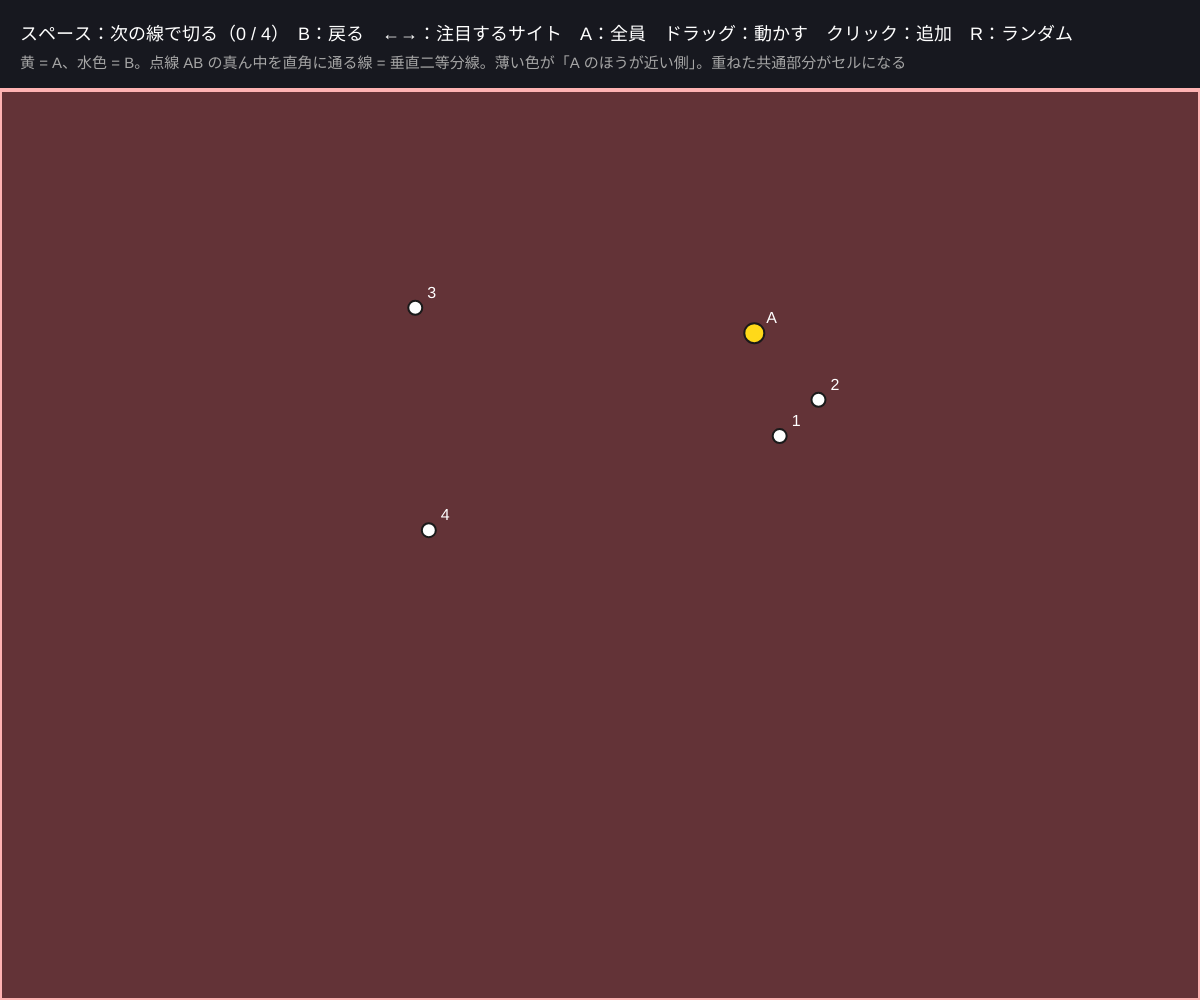
Frame 1 (no input)
Frame 60 (no input): identical to frame 1, image omitted
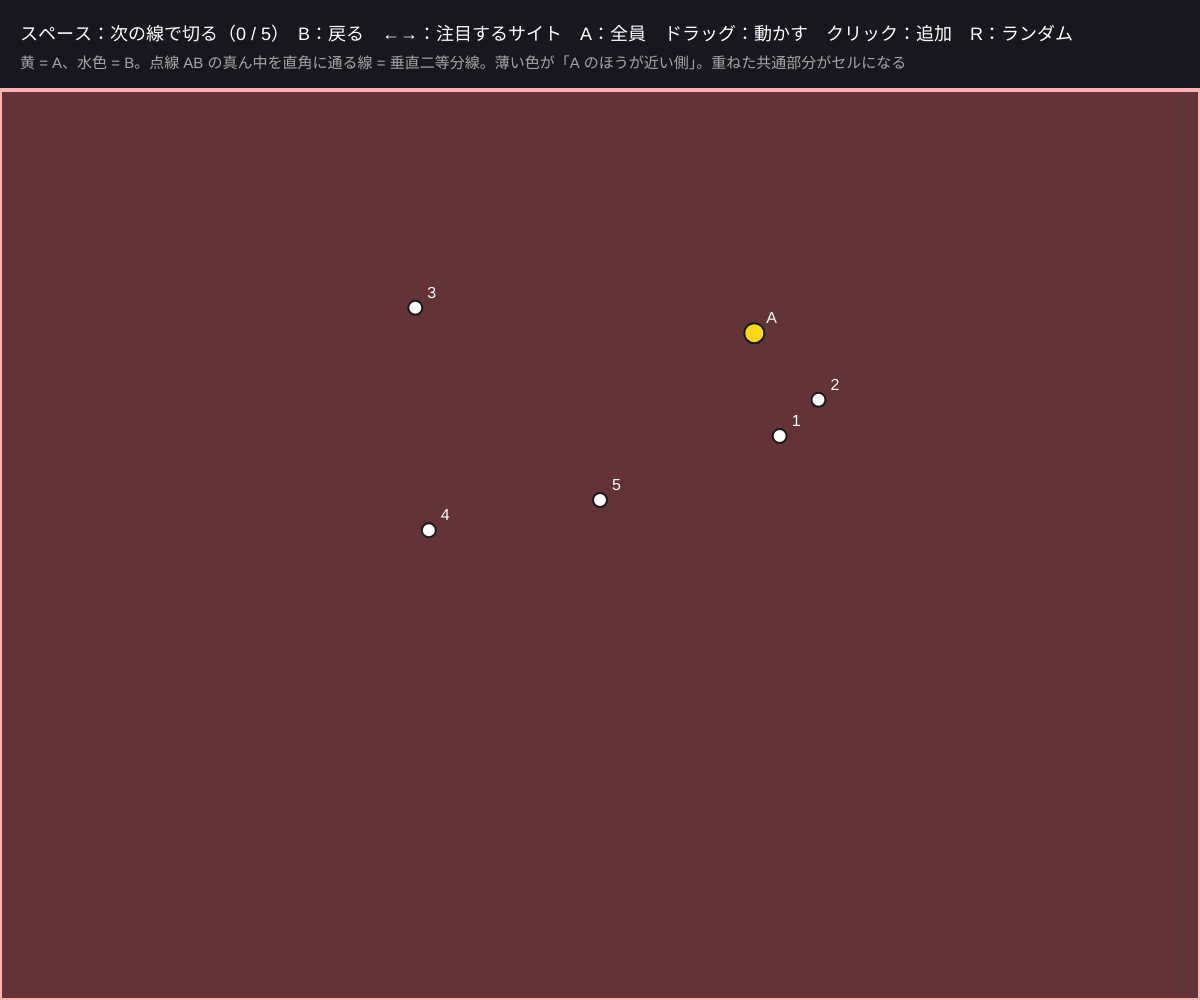
Frame 120 (the mouse pressed at the canvas centre since frame 60)

The p5.js sketch that drew these frames (run headless with seeded random() and noise() and a simulated clock; from frame 60 on, the mouse is pressed at the canvas centre):

// p5.js sketch
// ── sketch.js
// ============================================
// 01 垂直二等分線から作る
// 2 点 A・B から同じ距離の点の集まり = 線分 AB の「垂直二等分線」。A に近い側は半平面（平面の半分）
//   サイト A のセル ＝ 「A が B より近い半平面」を、ほかの全部のサイトについて重ねた（共通部分をとった）もの
// スペース = 次の二等分線で切る / B = 1 つ戻る / ←→ = 注目するサイト / A = 全員のセル / ドラッグ = 動かす / クリック = 追加 / R = ランダム
// ============================================

let sites = [];
let focus = 0;            // 注目しているサイト
let cut = 0;              // 何本目の二等分線まで切ったか
let order = [];           // 切る順番（近いサイトから）
let showAll = false;
let dragging = -1;
let anim = 0;             // 新しい線が出てくるアニメーション 0〜1

function setup() {
  createCanvas(windowWidth, windowHeight);
  colorMode(HSB, 360, 100, 100, 100);
  randomSites(5);
}

function randomSites(n) {
  sites = [];
  for (let i = 0; i < n; i++) sites.push({ x: random(width * 0.2, width * 0.8), y: random(180, height - 80) });
  focus = 0; cut = 0; makeOrder();
}

// ★ 近いサイトから順に切ると、早くセルの形に近づく
function makeOrder() {
  let a = sites[focus];
  order = sites.map((s, j) => j).filter((j) => j !== focus);
  order.sort((p, q) => (sites[p].x - a.x) ** 2 + (sites[p].y - a.y) ** 2 - (sites[q].x - a.x) ** 2 - (sites[q].y - a.y) ** 2);
  cut = constrain(cut, 0, order.length);
}

function hueOf(i) { return (i * 137.5) % 360; }
function screenRect() { return [{ x: 0, y: 90 }, { x: width, y: 90 }, { x: width, y: height }, { x: 0, y: height }]; }

// 線分 ab の垂直二等分線を長くかく
function drawBisector(a, b, t) {
  let mx = (a.x + b.x) / 2, my = (a.y + b.y) / 2;
  let dx = -(b.y - a.y), dy = b.x - a.x, L = sqrt(dx * dx + dy * dy) || 1;
  let len = 2000 * t;
  line(mx - dx / L * len, my - dy / L * len, mx + dx / L * len, my + dy / L * len);
}
function drawPoly(poly) { beginShape(); for (let p of poly) vertex(p.x, p.y); endShape(CLOSE); }

function draw() {
  background(230, 25, 12);
  anim = min(1, anim + 0.06);
  if (sites.length === 0) { drawHud(); return; }
  focus = constrain(focus, 0, sites.length - 1);
  let a = sites[focus];

  if (showAll) {
    // 全員のセル（道具の voronoiCell）
    for (let i = 0; i < sites.length; i++) {
      let poly = voronoiCell(sites, i, 0, 90, width, height);
      fill(hueOf(i), 45, 60, 70); stroke(0, 0, 100); strokeWeight(2);
      drawPoly(poly);
    }
  } else {
    // いま切っている二等分線：A の側を薄く塗る（半平面）
    if (cut > 0) {
      let b = sites[order[cut - 1]];
      let half = clipHalfPlane(screenRect(), b.x - a.x, b.y - a.y, (b.x * b.x + b.y * b.y - a.x * a.x - a.y * a.y) / 2);
      noStroke(); fill(hueOf(focus), 40, 70, 18 * anim);
      drawPoly(half);
    }
    // これまでに切った半平面の共通部分 = セルの途中経過
    let poly = screenRect();
    for (let k = 0; k < cut; k++) {
      let b = sites[order[k]];
      poly = clipHalfPlane(poly, b.x - a.x, b.y - a.y, (b.x * b.x + b.y * b.y - a.x * a.x - a.y * a.y) / 2);
    }
    fill(hueOf(focus), 55, 75, 45); stroke(hueOf(focus), 30, 100); strokeWeight(4);
    drawPoly(poly);
    // 二等分線と、A と B を結ぶ点線
    for (let k = 0; k < cut; k++) {
      let b = sites[order[k]], last = k === cut - 1;
      stroke(0, 0, 100, last ? 90 : 25); strokeWeight(last ? 2 : 1);
      drawBisector(a, b, last ? anim : 1);
      if (last) {
        drawingContext.setLineDash([6, 6]);
        stroke(50, 80, 100); line(a.x, a.y, b.x, b.y);
        drawingContext.setLineDash([]);
        // 中点の直角マーク
        let mx = (a.x + b.x) / 2, my = (a.y + b.y) / 2, ang = atan2(b.y - a.y, b.x - a.x);
        push(); translate(mx, my); rotate(ang); noFill(); stroke(50, 80, 100); rect(0, 0, 12, 12); pop();
      }
    }
  }

  // サイト
  for (let i = 0; i < sites.length; i++) {
    let s = sites[i], isF = i === focus && !showAll;
    let isB = !showAll && cut > 0 && order[cut - 1] === i;
    stroke(0, 0, 10); strokeWeight(2);
    fill(isF ? color(50, 90, 100) : isB ? color(190, 70, 100) : color(0, 0, 100));
    circle(s.x, s.y, isF ? 20 : 14);
    noStroke(); fill(0, 0, 100); textSize(16);
    text(isF ? 'A' : isB ? 'B' : '' + i, s.x + 12, s.y - 10);
  }
  drawHud();
}

function drawHud() {
  noStroke(); fill(0, 0, 100); textSize(18);
  let msg = showAll ? '全員のセル（A でもどる）' : 'スペース：次の線で切る（' + cut + ' / ' + order.length + '）　B：戻る　←→：注目するサイト';
  text(msg + '　A：全員　ドラッグ：動かす　クリック：追加　R：ランダム', 20, 40);
  fill(0, 0, 65); textSize(15);
  let done = cut >= order.length;
  text(showAll ? 'セルはどれも「凸多角形」（へこみがない）。半平面の共通部分は必ず凸になるから'
    : done ? '完成！ 黄色いサイト A のセル。切っても形が変わらなかった線（遠いサイト）もある → セルの辺の数 ≦ サイトの数 − 1'
      : '黄 = A、水色 = B。点線 AB の真ん中を直角に通る線 = 垂直二等分線。薄い色が「A のほうが近い側」。重ねた共通部分がセルになる', 20, 68);
}

function mousePressed() {
  if (mouseY < 90) return;
  for (let i = 0; i < sites.length; i++) if (dist(mouseX, mouseY, sites[i].x, sites[i].y) < 14) { dragging = i; return; }
  if (sites.length < 12) { sites.push({ x: mouseX, y: mouseY }); makeOrder(); }
}
function mouseDragged() {
  if (dragging < 0) return;
  sites[dragging].x = constrain(mouseX, 0, width); sites[dragging].y = constrain(mouseY, 90, height);
  makeOrder();
}
function mouseReleased() { dragging = -1; }

function keyPressed() {
  if (key === ' ') { if (cut < order.length) { cut++; anim = 0; } }
  if (key === 'b' || key === 'B') cut = max(0, cut - 1);
  if (key === RIGHT_ARROW && sites.length) { focus = (focus + 1) % sites.length; cut = 0; makeOrder(); }
  if (key === LEFT_ARROW && sites.length) { focus = (focus + sites.length - 1) % sites.length; cut = 0; makeOrder(); }
  if (key === 'a' || key === 'A') showAll = !showAll;
  if (key === 'r' || key === 'R') randomSites(floor(random(3, 9)));
}

// ---------- やってみよう ----------
// 1. サイトを 2 個にすると、セルは「半平面」そのもの。3 個のとき、3 本の二等分線は 1 点で交わる（外心）。確かめよう
// 2. makeOrder の並べかえをやめる（番号順に切る）と、途中経過がどう変わる？ 最後の形は同じ？
// 3. A を囲むようにサイトを 6 個並べると、セルは何角形？ 遠くにもう 1 個置くとセルは変わる？
// 4. 全員のセル（A）で、セルの辺の数を数えよう。平均すると何角形くらい？（06 で答え合わせ）


// ==================================================
// ここから下は「ボロノイ図の道具」（ほかのスケッチにもそのままコピーして使える）
//   voronoiCell(sites, i, x0, y0, x1, y1) … サイト i の領域（多角形）。長方形を垂直二等分線で切っていく（O(n²)）
//   delaunay(pts) … ドロネー三角形分割（Bowyer–Watson 法）。[[i, j, k], ...] を返す
//   circumcircle(a, b, c) … 外接円 {x, y, r2}（r2 = 半径の 2 乗）
//   polyArea(poly) / polyCentroid(poly) … 多角形の面積と重心
// ==================================================
function voronoiCell(sites, i, x0, y0, x1, y1) {
  let poly = [{ x: x0, y: y0 }, { x: x1, y: y0 }, { x: x1, y: y1 }, { x: x0, y: y1 }];
  let a = sites[i];
  for (let j = 0; j < sites.length && poly.length > 2; j++) {
    if (j === i) continue;
    let b = sites[j];
    // a の側 ＝ (b − a)・p ≦ (|b|² − |a|²) / 2　（a と b の垂直二等分線で切る）
    poly = clipHalfPlane(poly, b.x - a.x, b.y - a.y, (b.x * b.x + b.y * b.y - a.x * a.x - a.y * a.y) / 2);
  }
  return poly;
}
// nx·x + ny·y ≦ c の側だけ残す（Sutherland–Hodgman の 1 本分）
function clipHalfPlane(poly, nx, ny, c) {
  let out = [];
  for (let k = 0; k < poly.length; k++) {
    let p = poly[k], q = poly[(k + 1) % poly.length];
    let dp = nx * p.x + ny * p.y - c, dq = nx * q.x + ny * q.y - c;
    if (dp <= 0) out.push(p);
    if ((dp < 0 && dq > 0) || (dp > 0 && dq < 0)) {
      let t = dp / (dp - dq);
      out.push({ x: p.x + (q.x - p.x) * t, y: p.y + (q.y - p.y) * t });
    }
  }
  return out;
}
function polyArea(poly) {
  let s = 0;
  for (let k = 0; k < poly.length; k++) { let p = poly[k], q = poly[(k + 1) % poly.length]; s += p.x * q.y - q.x * p.y; }
  return Math.abs(s) / 2;
}
function polyCentroid(poly) {
  let a = 0, cx = 0, cy = 0;
  for (let k = 0; k < poly.length; k++) {
    let p = poly[k], q = poly[(k + 1) % poly.length], cr = p.x * q.y - q.x * p.y;
    a += cr; cx += (p.x + q.x) * cr; cy += (p.y + q.y) * cr;
  }
  if (Math.abs(a) < 1e-9) {
    let sx = 0, sy = 0;
    for (let p of poly) { sx += p.x; sy += p.y; }
    return poly.length ? { x: sx / poly.length, y: sy / poly.length } : { x: 0, y: 0 };
  }
  return { x: cx / (3 * a), y: cy / (3 * a) };
}
function circumcircle(a, b, c) {
  let d = 2 * (a.x * (b.y - c.y) + b.x * (c.y - a.y) + c.x * (a.y - b.y));
  if (Math.abs(d) < 1e-9) return { x: (a.x + b.x + c.x) / 3, y: (a.y + b.y + c.y) / 3, r2: Infinity };
  let a2 = a.x * a.x + a.y * a.y, b2 = b.x * b.x + b.y * b.y, c2 = c.x * c.x + c.y * c.y;
  let x = (a2 * (b.y - c.y) + b2 * (c.y - a.y) + c2 * (a.y - b.y)) / d;
  let y = (a2 * (c.x - b.x) + b2 * (a.x - c.x) + c2 * (b.x - a.x)) / d;
  return { x, y, r2: (a.x - x) * (a.x - x) + (a.y - y) * (a.y - y) };
}
// Bowyer–Watson：点を 1 つずつ入れ、「外接円の中に新しい点がある三角形」を消して穴を新しい点とつなぐ
function delaunay(pts) {
  let n = pts.length;
  if (n < 3) return [];
  let x0 = Infinity, y0 = Infinity, x1 = -Infinity, y1 = -Infinity;
  for (let p of pts) { x0 = Math.min(x0, p.x); y0 = Math.min(y0, p.y); x1 = Math.max(x1, p.x); y1 = Math.max(y1, p.y); }
  let m = Math.max(x1 - x0, y1 - y0, 1) * 20, cx = (x0 + x1) / 2, cy = (y0 + y1) / 2;
  let P = pts.concat([{ x: cx - m, y: cy - m }, { x: cx + m, y: cy - m }, { x: cx, y: cy + m }]);   // 全部を囲む大きな三角形
  let mk = (i, j, k) => ({ v: [i, j, k], c: circumcircle(P[i], P[j], P[k]) });
  let tris = [mk(n, n + 1, n + 2)];
  for (let i = 0; i < n; i++) {
    let p = P[i], edges = new Map(), keep = [];
    for (let t of tris) {
      if ((p.x - t.c.x) * (p.x - t.c.x) + (p.y - t.c.y) * (p.y - t.c.y) < t.c.r2) {
        for (let e = 0; e < 3; e++) {
          let a = t.v[e], b = t.v[(e + 1) % 3], id = a < b ? a + '_' + b : b + '_' + a;
          if (edges.has(id)) edges.delete(id); else edges.set(id, [a, b]);   // 2 回出た辺 = 穴の内側なので消す
        }
      } else keep.push(t);
    }
    for (let [a, b] of edges.values()) keep.push(mk(a, b, i));
    tris = keep;
  }
  return tris.filter((t) => t.v[0] < n && t.v[1] < n && t.v[2] < n).map((t) => t.v);
}
